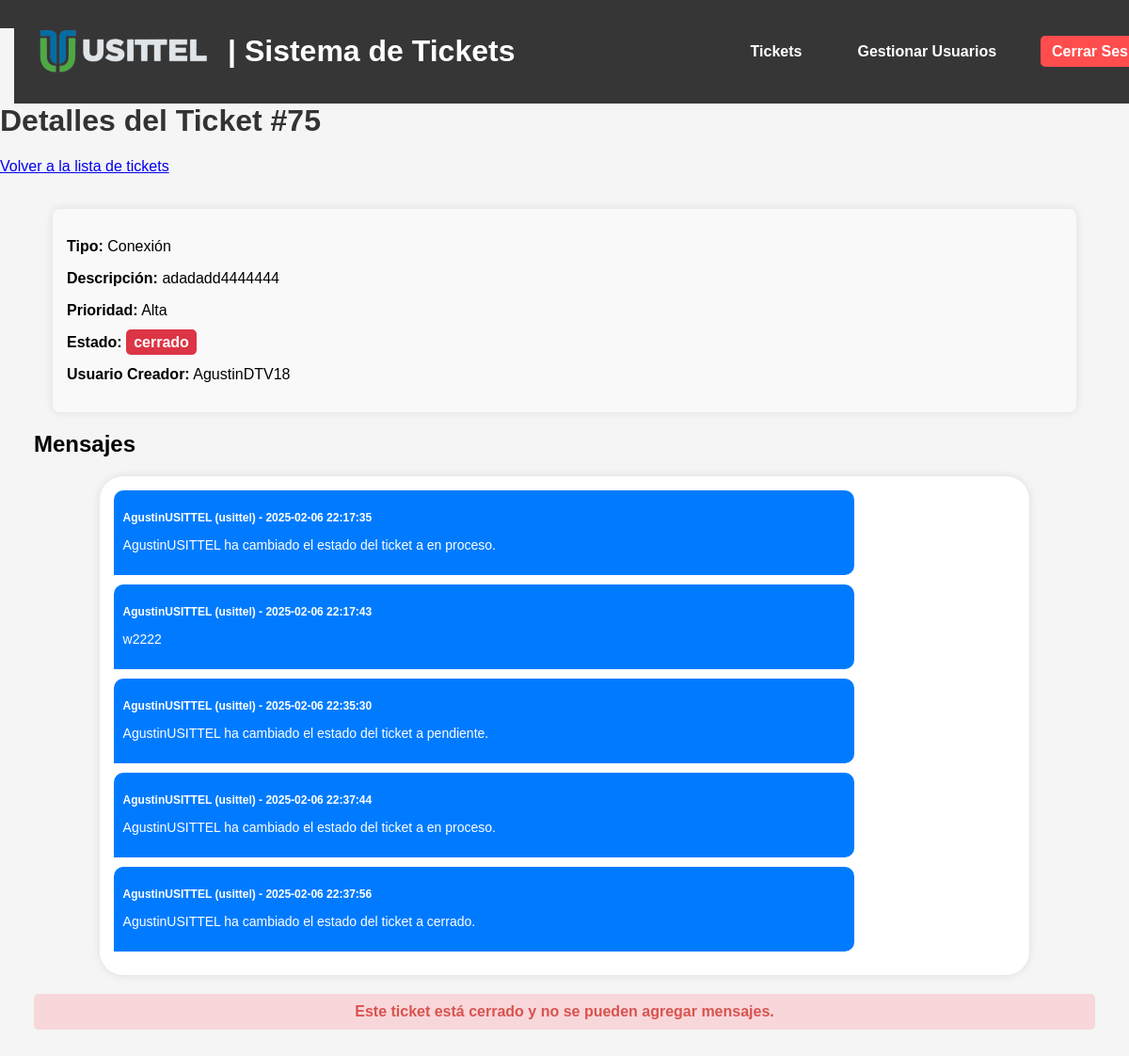
Screenshot of /ticket/75 (signed in) with the database file from the repository.
### tables this page shows
CREATE TABLE tickets (
    id INTEGER PRIMARY KEY AUTOINCREMENT,
    tipo TEXT NOT NULL,
    descripcion TEXT NOT NULL,
    prioridad TEXT NOT NULL,
    fecha_creacion DATETIME DEFAULT CURRENT_TIMESTAMP,
    usuario_creador TEXT NOT NULL,
    notas TEXT,
    archivo TEXT
, usuario_asignado TEXT, estado TEXT DEFAULT 'pendiente');

CREATE TABLE messages (
    id INTEGER PRIMARY KEY AUTOINCREMENT,
    ticket_id INTEGER NOT NULL,
    usuario TEXT NOT NULL,
    rol TEXT NOT NULL,
    mensaje TEXT NOT NULL,
    fecha TIMESTAMP DEFAULT CURRENT_TIMESTAMP,
    FOREIGN KEY (ticket_id) REFERENCES tickets (id)
);

### app.py (the view)
@app.route('/ticket/<int:id>', methods=['GET'])
@login_required
def view_ticket(id):
    conn = get_db_connection()
    ticket = conn.execute('SELECT * FROM tickets WHERE id = ?', (id,)).fetchone()
    messages = conn.execute('SELECT * FROM messages WHERE ticket_id = ? ORDER BY fecha ASC', (id,)).fetchall()
    conn.close()
    if not ticket:
        return "Ticket no encontrado", 404
    return render_template('view_ticket.html', ticket=ticket, messages=messages, current_user=current_user)

### app.py (called while the page is built)
def get_db_connection():
    conn = sqlite3.connect('database.db', timeout=10)  # Espera hasta 10 segundos si la base de datos está bloqueada
    conn.row_factory = sqlite3.Row
    return conn

@login_manager.user_loader
def load_user(user_id):
    conn = get_db_connection()
    user = conn.execute('SELECT * FROM users WHERE id = ?', (user_id,)).fetchone()
    conn.close()
    if user:
        return User(id=user['id'], username=user['username'], role=user['role'])
    return None

### templates/view_ticket.html (shortened to what this page needs)
{% extends "base.html" %}
{% block content %}
<h1>Detalles del Ticket #{{ ticket['id'] }}</h1>
<nav>
    <a href="/tickets" class="btn-back">Volver a la lista de tickets</a>
</nav>
<div style="margin: 3%">
    <div class="ticket-details">
        <p><strong>Tipo:</strong> {{ ticket['tipo'] }}</p>
        <p><strong>Descripción:</strong> {{ ticket['descripcion'] }}</p>
        <p><strong>Prioridad:</strong> {{ ticket['prioridad'] }}</p>
        <p><strong>Estado:</strong> <span class="estado-{{ ticket['estado']|lower }}">{{ ticket['estado'] }}</span></p>
        <p><strong>Usuario Creador:</strong> {{ ticket['usuario_creador'] }}</p>
    </div>
    <h2>Mensajes</h2>
    <div class="chat-container">
        {% for message in messages %}
        <div class="message {% if message['rol'] == 'usittel' %}usittel-message{% else %}directv-message{% endif %}">
            <p class="message-user"><strong>{{ message['usuario'] }} ({{ message['rol'] }})</strong> - {{
                message['fecha'] }}</p>
            <p class="message-text">{{ message['mensaje'] }}</p>
        </div>
        {% endfor %}
    </div>
    {% if ticket['estado'].lower() != 'cerrado' %}
    <div class="message-form">
        <h2>Agregar Mensaje</h2>
        <form method="POST" action="{{ url_for('add_message', ticket_id=ticket['id']) }}">
            <textarea name="mensaje" rows="6" required></textarea><br>
            <button type="submit" class="btn-action">Enviar</button>
        </form>
    </div>
    {% else %}
    <p class="closed-ticket-message"><strong>Este ticket está cerrado y no se pueden agregar mensajes.</strong></p>
    {% endif %}
</div>
{% endblock %}

### static/styles.css (style rules this page uses)
body { font-family: Arial, sans-serif; margin: 0; padding: 0; background-color: #f5f5f5; }
.ticket-details { background: #f9f9f9; padding: 15px; margin: 20px; border-radius: 8px; box-shadow: 0 0 10px rgba(0, 0, 0, 0.1); }
h1 { color: #333; }
.estado-cerrado { background: #6c757d; color: white; padding: 5px; border-radius: 5px; }
.message-text { font-size: 14px; }
.chat-container { max-width: 85%; margin: 20px auto; padding: 15px; border-radius: 25px; background: #ffffff; box-shadow: 0 0 10px rgba(0, 0, 0, 0.1); }
.message { padding: 12px; border-radius: 8px; margin-bottom: 10px; max-width: 80%; font-size: 14px; }
.usittel-message { background-color: #007bff; color: white; align-self: flex-start; border-radius: 10px 10px 10px 0; padding: 10px; }
.message-user { font-size: 12px; font-weight: bold; margin-bottom: 5px; }
.closed-ticket-message { text-align: center; font-weight: bold; color: #d9534f; background: #f8d7da; padding: 10px; border-radius: 5px; }
.estado-cerrado { background: #dc3545; color: white; padding: 5px 8px; border-radius: 5px; font-weight: bold; }

### rows the page displays
tickets: id "75", tipo "Conexión", descripcion "adadadd4444444", prioridad "Alta", estado "cerrado", usuario_creador "AgustinDTV18"
messages: usuario "AgustinUSITTEL", rol "usittel", fecha "2025-02-06 22:17:35", mensaje "AgustinUSITTEL ha cambiado el estado del ticket a en proceso."
messages: usuario "AgustinUSITTEL", rol "usittel", fecha "2025-02-06 22:17:43", mensaje "w2222"
messages: usuario "AgustinUSITTEL", rol "usittel", fecha "2025-02-06 22:35:30", mensaje "AgustinUSITTEL ha cambiado el estado del ticket a pendiente."
messages: usuario "AgustinUSITTEL", rol "usittel", fecha "2025-02-06 22:37:44", mensaje "AgustinUSITTEL ha cambiado el estado del ticket a en proceso."
messages: usuario "AgustinUSITTEL", rol "usittel", fecha "2025-02-06 22:37:56", mensaje "AgustinUSITTEL ha cambiado el estado del ticket a cerrado."
